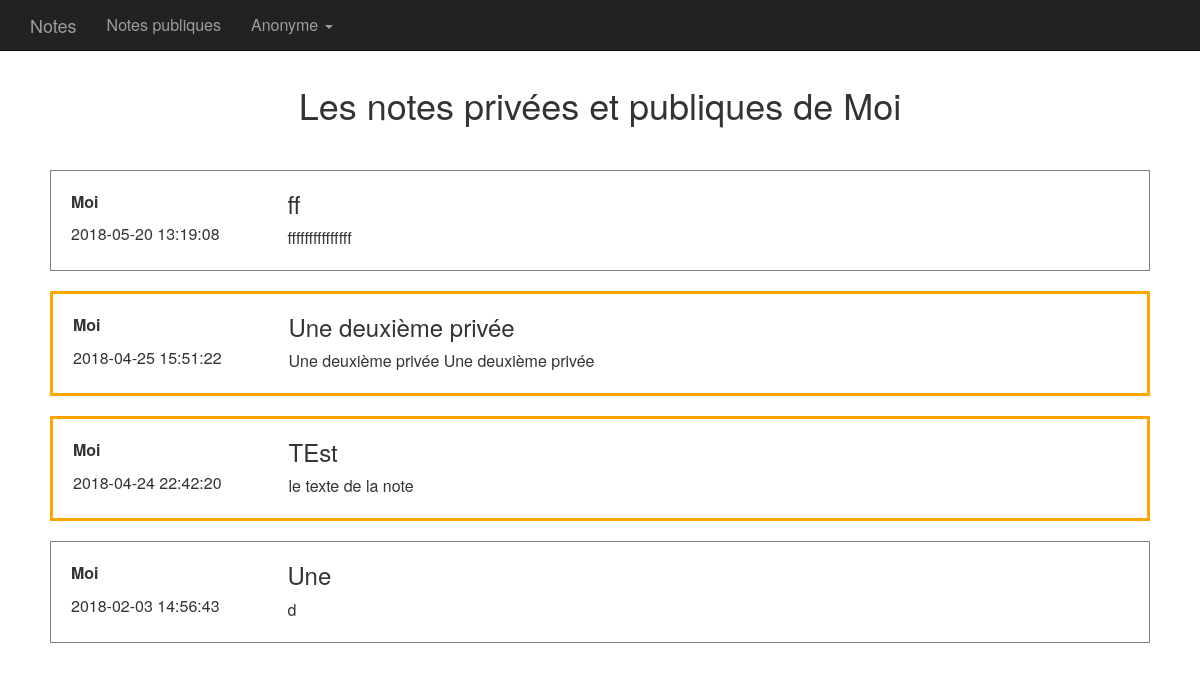
The page /admin/notes/Moi (signed in) on the database its author committed.
### models.py (models this page shows, shortened)
class BaseModel(Model):
    class Meta:
        database = db

class Login(UserMixin):
    def is_password_good(self, password):
        if password:
            return self.passwd_hash == hash_password(password)
        return False

class User(BaseModel, Login):
    user_name = CharField(unique=True)
    email = CharField(null=True)
    passwd_hash = CharField(null=True)
    passwd_clear = CharField(null=True)
    creation_date = DateTimeField(default=get_datetime,formats=["%d/%m/%Y %H:%M:%S"])
    active = BooleanField(default=True)
    is_admin = BooleanField(default=False)

class Note(BaseModel):
    user =  ForeignKeyField(User, related_name='notes')
    title = CharField()
    content = CharField()
    creation_date = DateTimeField(default=get_datetime,formats=["%d/%m/%Y %H:%M:%S"])
    is_public = BooleanField(default=False)

### apptst.py (the view)
@app.route("/admin/notes/<user_name>")
@login_required
@log_access
def get_all_notes(user_name):
    notes = list(Note.select()
        .join(User)
        .where(User.user_name == user_name))
    notes.sort(key=lambda r: r.creation_date, reverse=True)
    return render_template("all_notes.tpl", user_name=user_name, notes=notes, ssl=is_ssl(request.url))

### apptst.py (called while the page is built)
def is_ssl(url):
    return url.split("://")[0].endswith("s")

def get_real_ip(request):
    return request.access_route[-1]

def log_activity(action):
    if current_user.is_anonymous:
        user_id = 1 # utilisateur anonyme, crée lors de la création des tables
    else:
        user_id = current_user.id
    try:
        activity = Activity.create(user=user_id, action=action, ip_addr=get_real_ip(request), user_agent=request.headers["user_agent"], platform=request.user_agent.platform, browser=request.user_agent.browser, version=request.user_agent.version)
    except Exception as e:
        app.logger.debug("Problème lors de la création d'une Activity:")
        app.logger.debug(e)

def log_access(func):
    @wraps(func)
    def decorated_function(*args, **kwargs):
        log_activity(request.path)
        return func(*args, **kwargs)
    return decorated_function

@login_manager.user_loader
def load_user(user_id):
    try:
        return User.get(User.id == str(user_id))
    except User.DoesNotExist:
        return None

### models.py (called while the page is built)
def get_datetime(format="%d/%m/%Y %H:%M:%S"):
    return datetime.now().strftime(format)

### templates/all_notes.tpl (shortened to what this page needs)
{% extends "base.tpl" %}
{% block page_title %}
<h1 class="sub-header">Les notes privées et publiques de {{ user_name }}</h1>
{% endblock %}
{% block main_content %}
        {% for note in notes %}
          {% set privee = 'note-privee' %}
          {% if note.is_public %}{% set privee = '' %}{% endif %}
        <div class="note {{ privee }}">
          <div class="note-headers">
            <p class="note-user">{{ note.user.user_name }}</p>
            <p>{{ note.creation_date }}</p>
          </div>
          <div class="note-content">
            <h3>{{ note.title }}</h3>
            <p>{{ note.content }}</p>
          </div>
        </div>
        {% endfor %}
{% endblock %}

### templates/base.tpl (shortened to what this page needs)
<!DOCTYPE html>
<html lang="fr"><head>
    <link href="{{url_for('static', filename='css/bootstrap.css')}}" rel="stylesheet">
    <link href="{{url_for('static', filename='css/ie10-viewport-bug-workaround.css')}}" rel="stylesheet">
    <link href="{{url_for('static', filename='css/starter-template.css')}}" rel="stylesheet">
    <link href="{{url_for('static', filename='css/apptst.css')}}" rel="stylesheet">
  </head>
  <body>
    <nav class="navbar navbar-inverse navbar-fixed-top">
      <div class="container">
        <div class="navbar-header">
          <a class="navbar-brand" href="{{ url_for('index_page') }}">Notes</a>
        </div>
        <div id="navbar" class="collapse navbar-collapse">
          <ul class="nav navbar-nav">
            {% if not current_user.is_authenticated %}
            <li><a href='{{url_for("create_account_form")}}'>Créer un compte</a></li>
            <li><a href="{{ url_for('login_form') }}">Login</a></li>
            {% else %}
            <li><a href="{{ url_for('get_notes') }}">Notes publiques</a></li>
            <li class="dropdown">
              <a href="#" class="dropdown-toggle" data-toggle="dropdown" role="button" aria-haspopup="true" aria-expanded="false">{{ current_user.user_name }} <span class="caret"></span></a>
            </li>
            {% endif %}
          </ul>
        </div>
      </div>
    </nav>
    <div class="container">
      <div class="starter-template">
      {% block page_title%}{% endblock %}
      </div>
      <div class="main-content">
      {% block main_content%}
      {% endblock %}
      </div>
    </div>
</body>
</html>

### static/css/starter-template.css (style rules this page uses)
body { padding-top: 50px; font-size: 16px; font-weight: 300; }
.starter-template { padding: 15px; text-align: center; }

### static/css/apptst.css (style rules this page uses)
.note { margin: 20px; padding: 10px; min-width: 200px; min-height: 100px; border: 1px solid grey; }
.note-headers { float: left; width: 20%; min-height: 100px; padding: 10px; }
.note-content { margin-left: 21%; width: 79%; }
.note-content h3 { margin-top: 10px; }
.note-user { font-size: 16px; font-weight: 900; }
.note-privee { border: 3px solid orange; }

### rows shown on the page
User: user_name "Anonyme"
User: user_name "Moi"
Note: user.user_name "Moi", creation_date "2018-05-20 13:19:08", title "ff", content "fffffffffffffff"
Note: user.user_name "Moi", creation_date "2018-04-25 15:51:22", title "Une deuxième privée", content "Une deuxième privée Une deuxième privée"
Note: user.user_name "Moi", creation_date "2018-04-24 22:42:20", title "TEst", content "le texte de la note"
Note: user.user_name "Moi", creation_date "2018-02-03 14:56:43", title "Une", content "d"
